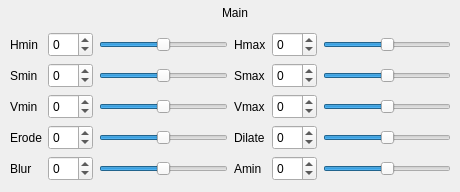
        <widget class="QWidget" name="pageVisionHSVCalibrationMain">
         <widget class="QWidget" name="layoutWidget_8">
          <property name="geometry">
           <rect>
            <x>10</x>
            <y>30</y>
            <width>441</width>
            <height>153</height>
           </rect>
          </property>
          <layout class="QGridLayout" name="gridLayoutVisionHSVCalibrationMain">
           <item row="0" column="0">
            <layout class="QGridLayout" name="gridLayouVisionHSVCalibrationMain">
             <item row="0" column="0">
              <widget class="QLabel" name="labelVisionHSVCalibrationMainHmin">
               <property name="minimumSize">
                <size>
                 <width>0</width>
                 <height>25</height>
                </size>
               </property>
               <property name="maximumSize">
                <size>
                 <width>16777215</width>
                 <height>25</height>
                </size>
               </property>
               <property name="text">
                <string>Hmin</string>
               </property>
              </widget>
             </item>
             <item row="0" column="1">
              <widget class="QSpinBox" name="spinBoxVisionHSVCalibrationMainHmin">
               <property name="minimumSize">
                <size>
                 <width>0</width>
                 <height>25</height>
                </size>
               </property>
               <property name="maximumSize">
                <size>
                 <width>16777215</width>
                 <height>25</height>
                </size>
               </property>
               <property name="readOnly">
                <bool>false</bool>
               </property>
               <property name="minimum">
                <number>-64</number>
               </property>
               <property name="maximum">
                <number>64</number>
               </property>
               <property name="value">
                <number>0</number>
               </property>
              </widget>
             </item>
             <item row="0" column="2">
              <widget class="QSlider" name="horizontalSliderVisionHSVCalibrationMainHmin">
               <property name="minimumSize">
                <size>
                 <width>0</width>
                 <height>25</height>
                </size>
               </property>
               <property name="maximumSize">
                <size>
                 <width>16777215</width>
                 <height>25</height>
                </size>
               </property>
               <property name="minimum">
                <number>-64</number>
               </property>
               <property name="maximum">
                <number>64</number>
               </property>
               <property name="tracking">
                <bool>true</bool>
               </property>
               <property name="orientation">
                <enum>Qt::Horizontal</enum>
               </property>
               <property name="invertedAppearance">
                <bool>false</bool>
               </property>
              </widget>
             </item>
             <item row="1" column="0">
              <widget class="QLabel" name="labelVisionHSVCalibrationMainSmin">
               <property name="minimumSize">
                <size>
                 <width>0</width>
                 <height>25</height>
                </size>
               </property>
               <property name="maximumSize">
                <size>
                 <width>16777215</width>
                 <height>25</height>
                </size>
               </property>
               <property name="text">
                <string>Smin</string>
               </property>
              </widget>
             </item>
             <item row="1" column="1">
              <widget class="QSpinBox" name="spinBoxVisionHSVCalibrationMainSmin">
               <property name="minimumSize">
                <size>
                 <width>0</width>
                 <height>25</height>
                </size>
               </property>
               <property name="maximumSize">
                <size>
                 <width>16777215</width>
                 <height>25</height>
                </size>
               </property>
               <property name="readOnly">
                <bool>false</bool>
               </property>
               <property name="minimum">
                <number>-64</number>
               </property>
               <property name="maximum">
                <number>64</number>
               </property>
               <property name="value">
                <number>0</number>
               </property>
              </widget>
             </item>
             <item row="1" column="2">
              <widget class="QSlider" name="horizontalSliderVisionHSVCalibrationMainSmin">
               <property name="minimumSize">
                <size>
                 <width>0</width>
                 <height>25</height>
                </size>
               </property>
               <property name="maximumSize">
                <size>
                 <width>16777215</width>
                 <height>25</height>
                </size>
               </property>
               <property name="minimum">
                <number>-64</number>
               </property>
               <property name="maximum">
                <number>64</number>
               </property>
               <property name="tracking">
                <bool>true</bool>
               </property>
               <property name="orientation">
                <enum>Qt::Horizontal</enum>
               </property>
               <property name="invertedAppearance">
                <bool>false</bool>
               </property>
              </widget>
             </item>
             <item row="2" column="0">
              <widget class="QLabel" name="labelVisionHSVCalibrationMainVmin">
               <property name="minimumSize">
                <size>
                 <width>0</width>
                 <height>25</height>
                </size>
               </property>
               <property name="maximumSize">
                <size>
                 <width>16777215</width>
                 <height>25</height>
                </size>
               </property>
               <property name="text">
                <string>Vmin</string>
               </property>
              </widget>
             </item>
             <item row="2" column="1">
              <widget class="QSpinBox" name="spinBoxVisionHSVCalibrationMainVmin">
               <property name="minimumSize">
                <size>
                 <width>0</width>
                 <height>25</height>
                </size>
               </property>
               <property name="maximumSize">
                <size>
                 <width>16777215</width>
                 <height>25</height>
                </size>
               </property>
               <property name="readOnly">
                <bool>false</bool>
               </property>
               <property name="minimum">
                <number>-64</number>
               </property>
               <property name="maximum">
                <number>64</number>
               </property>
               <property name="value">
                <number>0</number>
               </property>
              </widget>
             </item>
             <item row="2" column="2">
              <widget class="QSlider" name="horizontalSliderVisionHSVCalibrationMain">
               <property name="minimumSize">
                <size>
                 <width>0</width>
                 <height>25</height>
                </size>
               </property>
               <property name="maximumSize">
                <size>
                 <width>16777215</width>
                 <height>25</height>
                </size>
               </property>
               <property name="minimum">
                <number>-64</number>
               </property>
               <property name="maximum">
                <number>64</number>
               </property>
               <property name="tracking">
                <bool>true</bool>
               </property>
               <property name="orientation">
                <enum>Qt::Horizontal</enum>
               </property>
               <property name="invertedAppearance">
                <bool>false</bool>
               </property>
              </widget>
             </item>
             <item row="3" column="0">
              <widget class="QLabel" name="labelVisionHSVCalibrationMainErode">
               <property name="minimumSize">
                <size>
                 <width>0</width>
                 <height>25</height>
                </size>
               </property>
               <property name="maximumSize">
                <size>
                 <width>16777215</width>
                 <height>25</height>
                </size>
               </property>
               <property name="text">
                <string>Erode</string>
               </property>
              </widget>
             </item>
             <item row="3" column="1">
              <widget class="QSpinBox" name="spinBoxVisionHSVCalibrationMainErode">
               <property name="minimumSize">
                <size>
                 <width>0</width>
                 <height>25</height>
                </size>
               </property>
               <property name="maximumSize">
                <size>
                 <width>16777215</width>
                 <height>25</height>
                </size>
               </property>
               <property name="readOnly">
                <bool>false</bool>
               </property>
               <property name="minimum">
                <number>-64</number>
               </property>
               <property name="maximum">
                <number>64</number>
               </property>
               <property name="value">
                <number>0</number>
               </property>
              </widget>
             </item>
             <item row="3" column="2">
              <widget class="QSlider" name="horizontalSliderVisionHSVCalibrationMainErode">
               <property name="minimumSize">
                <size>
                 <width>0</width>
                 <height>25</height>
                </size>
               </property>
               <property name="maximumSize">
                <size>
                 <width>16777215</width>
                 <height>25</height>
                </size>
               </property>
               <property name="minimum">
                <number>-64</number>
               </property>
               <property name="maximum">
                <number>64</number>
               </property>
               <property name="tracking">
                <bool>true</bool>
               </property>
               <property name="orientation">
                <enum>Qt::Horizontal</enum>
               </property>
               <property name="invertedAppearance">
                <bool>false</bool>
               </property>
              </widget>
             </item>
             <item row="4" column="0">
              <widget class="QLabel" name="labelVisionHSVCalibrationMainBlur">
               <property name="minimumSize">
                <size>
                 <width>0</width>
                 <height>25</height>
                </size>
               </property>
               <property name="maximumSize">
                <size>
                 <width>16777215</width>
                 <height>25</height>
                </size>
               </property>
               <property name="text">
                <string>Blur</string>
               </property>
              </widget>
             </item>
             <item row="4" column="1">
              <widget class="QSpinBox" name="spinBoxVisionHSVCalibrationMainBlur">
               <property name="minimumSize">
                <size>
                 <width>0</width>
                 <height>25</height>
                </size>
               </property>
               <property name="maximumSize">
                <size>
                 <width>16777215</width>
                 <height>25</height>
                </size>
               </property>
               <property name="readOnly">
                <bool>false</bool>
               </property>
               <property name="minimum">
                <number>-64</number>
               </property>
               <property name="maximum">
                <number>64</number>
               </property>
               <property name="value">
                <number>0</number>
               </property>
              </widget>
             </item>
             <item row="4" column="2">
              <widget class="QSlider" name="horizontalSliderVisionHSVCalibrationMainBlur">
               <property name="minimumSize">
                <size>
                 <width>0</width>
                 <height>25</height>
                </size>
               </property>
               <property name="maximumSize">
                <size>
                 <width>16777215</width>
                 <height>25</height>
                </size>
               </property>
               <property name="minimum">
                <number>-64</number>
               </property>
               <property name="maximum">
                <number>64</number>
               </property>
               <property name="tracking">
                <bool>true</bool>
               </property>
               <property name="orientation">
                <enum>Qt::Horizontal</enum>
               </property>
               <property name="invertedAppearance">
                <bool>false</bool>
               </property>
              </widget>
             </item>
            </layout>
           </item>
           <item row="0" column="1">
            <layout class="QGridLayout" name="gridLayoutVisionHSVCalibrationMain_2">
             <item row="0" column="0">
              <widget class="QLabel" name="labelVisionHSVCalibrationMainHmax">
               <property name="minimumSize">
                <size>
                 <width>0</width>
                 <height>25</height>
                </size>
               </property>
               <property name="maximumSize">
                <size>
                 <width>16777215</width>
                 <height>25</height>
                </size>
               </property>
               <property name="text">
                <string>Hmax</string>
               </property>
              </widget>
             </item>
             <item row="0" column="1">
              <widget class="QSpinBox" name="spinBoxVisionHSVCalibrationMainHmax">
               <property name="minimumSize">
                <size>
                 <width>0</width>
                 <height>25</height>
                </size>
               </property>
               <property name="maximumSize">
                <size>
                 <width>16777215</width>
                 <height>25</height>
                </size>
               </property>
               <property name="readOnly">
                <bool>false</bool>
               </property>
               <property name="minimum">
                <number>-64</number>
               </property>
               <property name="maximum">
                <number>64</number>
               </property>
               <property name="value">
                <number>0</number>
               </property>
              </widget>
             </item>
             <item row="0" column="2">
              <widget class="QSlider" name="horizontalSliderVisionHSVCalibrationMainHmax">
               <property name="minimumSize">
                <size>
                 <width>0</width>
                 <height>25</height>
                </size>
               </property>
               <property name="maximumSize">
                <size>
                 <width>16777215</width>
                 <height>25</height>
                </size>
               </property>
               <property name="minimum">
                <number>-64</number>
               </property>
               <property name="maximum">
                <number>64</number>
               </property>
               <property name="tracking">
                <bool>true</bool>
               </property>
               <property name="orientation">
                <enum>Qt::Horizontal</enum>
               </property>
               <property name="invertedAppearance">
                <bool>false</bool>
               </property>
              </widget>
             </item>
             <item row="1" column="0">
              <widget class="QLabel" name="labelVisionHSVCalibrationMainSmax">
               <property name="minimumSize">
                <size>
                 <width>0</width>
                 <height>25</height>
                </size>
               </property>
               <property name="maximumSize">
                <size>
                 <width>16777215</width>
                 <height>25</height>
                </size>
               </property>
               <property name="text">
                <string>Smax</string>
               </property>
              </widget>
             </item>
             <item row="1" column="1">
              <widget class="QSpinBox" name="spinBoxVisionHSVCalibrationMainSmax">
               <property name="minimumSize">
                <size>
                 <width>0</width>
                 <height>25</height>
                </size>
               </property>
               <property name="maximumSize">
                <size>
                 <width>16777215</width>
                 <height>25</height>
                </size>
               </property>
               <property name="readOnly">
                <bool>false</bool>
               </property>
               <property name="minimum">
                <number>-64</number>
               </property>
               <property name="maximum">
                <number>64</number>
               </property>
               <property name="value">
                <number>0</number>
               </property>
              </widget>
             </item>
             <item row="1" column="2">
              <widget class="QSlider" name="horizontalSliderVisionHSVCalibrationMainSmax">
               <property name="minimumSize">
                <size>
                 <width>0</width>
                 <height>25</height>
                </size>
               </property>
               <property name="maximumSize">
                <size>
                 <width>16777215</width>
                 <height>25</height>
                </size>
               </property>
               <property name="minimum">
                <number>-64</number>
               </property>
               <property name="maximum">
                <number>64</number>
               </property>
               <property name="tracking">
                <bool>true</bool>
               </property>
               <property name="orientation">
                <enum>Qt::Horizontal</enum>
               </property>
               <property name="invertedAppearance">
                <bool>false</bool>
               </property>
              </widget>
             </item>
             <item row="2" column="0">
              <widget class="QLabel" name="labelVisionHSVCalibrationMainVmax">
               <property name="minimumSize">
                <size>
                 <width>0</width>
                 <height>25</height>
                </size>
               </property>
               <property name="maximumSize">
                <size>
                 <width>16777215</width>
                 <height>25</height>
                </size>
               </property>
               <property name="text">
                <string>Vmax</string>
               </property>
              </widget>
             </item>
             <item row="2" column="1">
              <widget class="QSpinBox" name="spinBoxVisionHSVCalibrationMainVmax">
               <property name="minimumSize">
                <size>
                 <width>0</width>
                 <height>25</height>
                </size>
               </property>
               <property name="maximumSize">
                <size>
                 <width>16777215</width>
                 <height>25</height>
                </size>
               </property>
               <property name="readOnly">
                <bool>false</bool>
               </property>
               <property name="minimum">
                <number>-64</number>
               </property>
               <property name="maximum">
                <number>64</number>
               </property>
               <property name="value">
                <number>0</number>
               </property>
              </widget>
             </item>
             <item row="2" column="2">
              <widget class="QSlider" name="horizontalSliderVisionHSVCalibrationMainVmax">
               <property name="minimumSize">
                <size>
                 <width>0</width>
                 <height>25</height>
                </size>
               </property>
               <property name="maximumSize">
                <size>
                 <width>16777215</width>
                 <height>25</height>
                </size>
               </property>
               <property name="minimum">
                <number>-64</number>
               </property>
               <property name="maximum">
                <number>64</number>
               </property>
               <property name="tracking">
                <bool>true</bool>
               </property>
               <property name="orientation">
                <enum>Qt::Horizontal</enum>
               </property>
               <property name="invertedAppearance">
                <bool>false</bool>
               </property>
              </widget>
             </item>
             <item row="3" column="0">
              <widget class="QLabel" name="labelVisionHSVCalibrationMainDilate">
               <property name="minimumSize">
                <size>
                 <width>0</width>
                 <height>25</height>
                </size>
               </property>
               <property name="maximumSize">
                <size>
                 <width>16777215</width>
                 <height>25</height>
                </size>
               </property>
               <property name="text">
                <string>Dilate</string>
               </property>
              </widget>
             </item>
             <item row="3" column="1">
              <widget class="QSpinBox" name="spinBoxVisionHSVCalibrationMainDilate">
               <property name="minimumSize">
                <size>
                 <width>0</width>
                 <height>25</height>
                </size>
               </property>
               <property name="maximumSize">
                <size>
                 <width>16777215</width>
                 <height>25</height>
                </size>
               </property>
               <property name="readOnly">
                <bool>false</bool>
               </property>
               <property name="minimum">
                <number>-64</number>
               </property>
               <property name="maximum">
                <number>64</number>
               </property>
               <property name="value">
                <number>0</number>
               </property>
              </widget>
             </item>
             <item row="3" column="2">
              <widget class="QSlider" name="horizontalSliderVisionHSVCalibrationMainDilate">
               <property name="minimumSize">
                <size>
                 <width>0</width>
                 <height>25</height>
                </size>
               </property>
               <property name="maximumSize">
                <size>
                 <width>16777215</width>
                 <height>25</height>
                </size>
               </property>
               <property name="minimum">
                <number>-64</number>
               </property>
               <property name="maximum">
                <number>64</number>
               </property>
               <property name="tracking">
                <bool>true</bool>
               </property>
               <property name="orientation">
                <enum>Qt::Horizontal</enum>
               </property>
               <property name="invertedAppearance">
                <bool>false</bool>
               </property>
              </widget>
             </item>
             <item row="4" column="0">
              <widget class="QLabel" name="labelVisionHSVCalibrationMainAmin">
               <property name="minimumSize">
                <size>
                 <width>0</width>
                 <height>25</height>
                </size>
               </property>
               <property name="maximumSize">
                <size>
                 <width>16777215</width>
                 <height>25</height>
                </size>
               </property>
               <property name="text">
                <string>Amin</string>
               </property>
              </widget>
             </item>
             <item row="4" column="1">
              <widget class="QSpinBox" name="spinBoxVisionHSVCalibrationMainAmin">
               <property name="minimumSize">
                <size>
                 <width>0</width>
                 <height>25</height>
                </size>
               </property>
               <property name="maximumSize">
                <size>
                 <width>16777215</width>
                 <height>25</height>
                </size>
               </property>
               <property name="readOnly">
                <bool>false</bool>
               </property>
               <property name="minimum">
                <number>-64</number>
               </property>
               <property name="maximum">
                <number>64</number>
               </property>
               <property name="value">
                <number>0</number>
               </property>
              </widget>
             </item>
             <item row="4" column="2">
              <widget class="QSlider" name="horizontalSliderVisionHSVCalibrationMainAmin">
               <property name="minimumSize">
                <size>
                 <width>0</width>
                 <height>25</height>
                </size>
               </property>
               <property name="maximumSize">
                <size>
                 <width>16777215</width>
                 <height>25</height>
                </size>
               </property>
               <property name="minimum">
                <number>-64</number>
               </property>
               <property name="maximum">
                <number>64</number>
               </property>
               <property name="tracking">
                <bool>true</bool>
               </property>
               <property name="orientation">
                <enum>Qt::Horizontal</enum>
               </property>
               <property name="invertedAppearance">
                <bool>false</bool>
               </property>
              </widget>
             </item>
            </layout>
           </item>
          </layout>
         </widget>
         <widget class="QLabel" name="labelVisionHSVCalibrationMain">
          <property name="geometry">
           <rect>
            <x>210</x>
            <y>0</y>
            <width>50</width>
            <height>25</height>
           </rect>
          </property>
          <property name="minimumSize">
           <size>
            <width>50</width>
            <height>25</height>
           </size>
          </property>
          <property name="maximumSize">
           <size>
            <width>50</width>
            <height>25</height>
           </size>
          </property>
          <property name="text">
           <string>Main</string>
          </property>
          <property name="alignment">
           <set>Qt::AlignCenter</set>
          </property>
         </widget>
        </widget>
